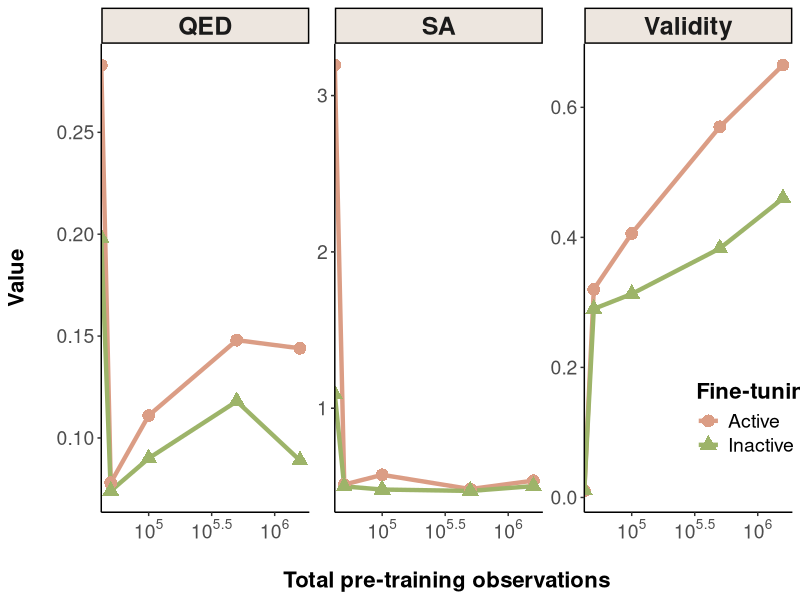
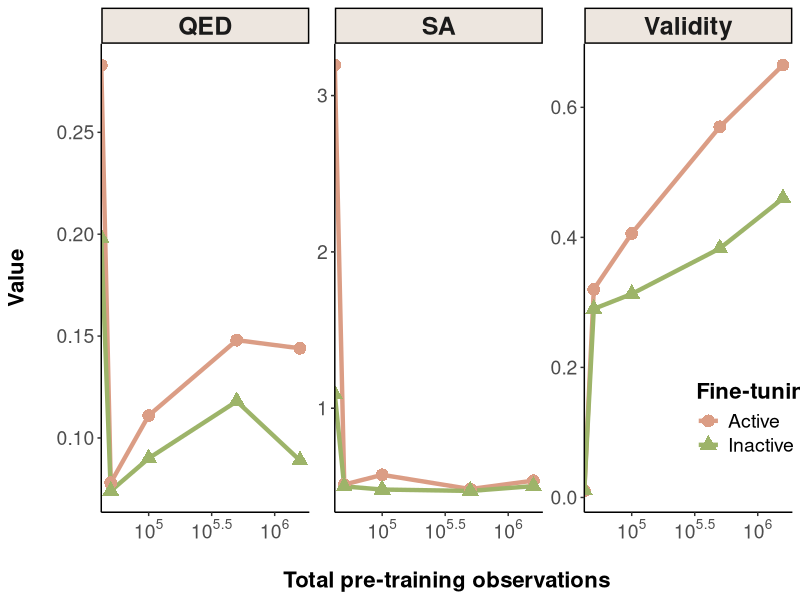

These charts were generated, in order, by the following R code:
## ---- chunk 1

# Load packages
library(ggplot2)
library(ggthemes)
library(cowplot)
library(colorspace)

## ---- chunk 2

# Pre-training dataset size.
subset <- c(0, 50000, 100000, 500000, 1584663)

# Validity.
validity <- rep("Validity", length(subset))
active_validity <- c(0.010, 0.320, 0.406, 0.570, 0.665)
inactive_validity <- c(0.011, 0.290, 0.313, 0.383, 0.460)

# Quantitative estimation of drug-likeness.
qed <- rep("QED", length(subset))
active_qed <- c(0.283, 0.078, 0.111, 0.148, 0.144)
inactive_qed <- c(0.198, 0.074, 0.090, 0.118, 0.089)

# Synthetic accessibility.
sa <- rep("SA", length(subset))
active_sa <- c(3.195, 0.512, 0.574, 0.483, 0.537)
inactive_sa <- c(1.089, 0.500, 0.480, 0.471, 0.502)

# Construct dataframe.
df <- data.frame(Value = c(active_sa, active_qed, active_validity, 
                           inactive_sa, inactive_qed, inactive_validity),
                 Metric = c(rep(c(sa, qed, validity), 2)),
                 Subset = c(rep(subset, 6)),
                 Data = c(rep("Active", length(subset) * 3),
                          rep("Inactive", length(subset) * 3)))


## ---- chunk 3
library(scales)
plot_metrics <- ggplot(df,
                       aes(x = Subset,
                           y = Value,
                           color = Data,
                           shape = Data)) +
                theme_classic() +
                geom_line(size = 1.5) +
                geom_point(size = 4) +
                facet_wrap(~Metric, scales = "free_y") +
                scale_x_continuous(trans = "log10",
                                   breaks = trans_breaks("log10", function(x) 10^x),
                                   labels = trans_format("log10", math_format(10^.x))) +
                #scale_y_continuous(trans = "log10",
                 #                  breaks = trans_breaks("log10", function(x) 10^x),
                  #                 labels = trans_format("log10", math_format(10^.x))) +
                labs(x = "\nTotal pre-training observations",
                     y = "Value\n") +
                theme(legend.title = element_text(face = "bold",
                                                  size = 16),
                      legend.position = c(0.95, 0.2),
                      strip.background = element_rect(fill = "#ede6df"),
                      strip.text = element_text(size = 18,
                                                face = "bold"),
                      axis.title = element_text(size = 16,
                                                face = "bold"),
                      axis.text = element_text(size = 14),
                      legend.text = element_text(size = 14)) + 
                scale_color_manual(name = "Fine-tuning", 
                                   values = c(qualitative_hcl(5, palette = "Dynamic"))) +
                scale_shape(name = "Fine-tuning")

plot_metrics

ggsave("aae_metrics_by_subset.jpg",
       plot_metrics,
       height = 4,
       width = 12,
       dpi = 300)

